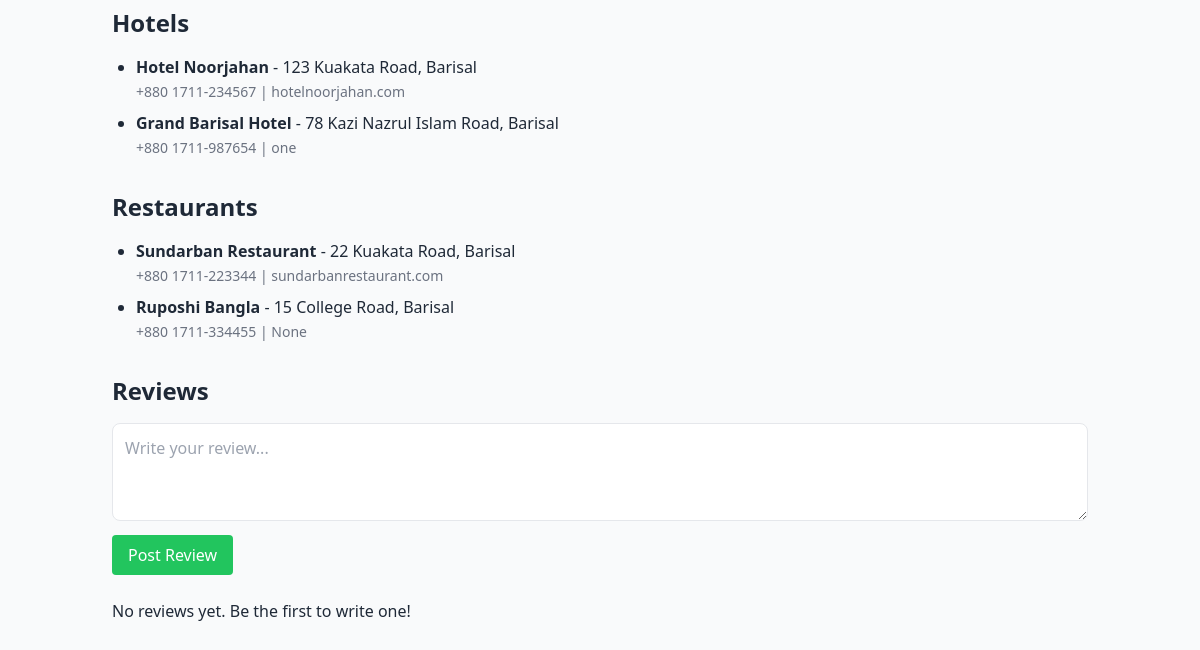
Page /cities/1/ (lower part) on the earlier database version.
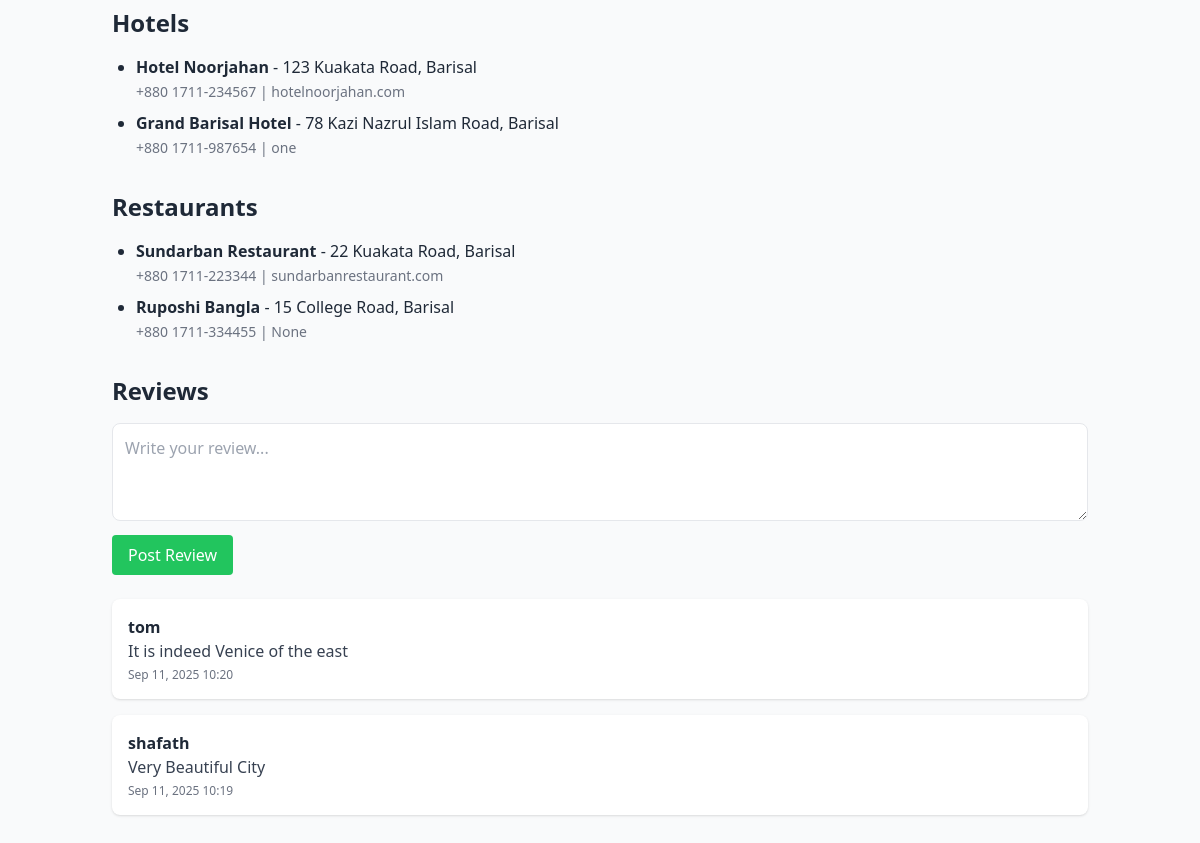
Same page on the later database version.
### destinations/models.py (models this page shows, shortened)
class Hotel(models.Model):
    city = models.ForeignKey('City', on_delete=models.CASCADE, related_name='hotels')
    name = models.CharField(max_length=200, blank=True, null=True)
    address = models.CharField(max_length=300, blank=True, null=True)
    phone = models.CharField(max_length=50, blank=True, null=True)
    website = models.CharField(max_length=200, blank=True, null=True)

class Restaurant(models.Model):
    city = models.ForeignKey('City', on_delete=models.CASCADE, related_name='restaurants')
    name = models.CharField(max_length=200, blank=True, null=True)
    address = models.CharField(max_length=300, blank=True, null=True)
    phone = models.CharField(max_length=50, blank=True, null=True)
    website = models.CharField(max_length=200, blank=True, null=True)

class Review(models.Model):
    city = models.ForeignKey(City, related_name="reviews", on_delete=models.CASCADE)
    user = models.ForeignKey(User, on_delete=models.CASCADE)
    text = models.TextField()
    created_at = models.DateTimeField(auto_now_add=True)

### destinations/views.py (the view, shortened to what this page needs)
# urls.py: path('cities/<int:id>/', views.city_detail, name='city_detail'),
def city_detail(request, id):
    city = get_object_or_404(City, pk=id)
    reviews = city.reviews.all().order_by('-created_at')
    return render(request, 'city_detail.html', {
        'city': city,
        'reviews': reviews
    })

### destinations/templates/city_detail.html (shortened to what this page needs)
{% load static %}
<!DOCTYPE html>
<html lang="en">
<head>
  <script src="https://cdn.tailwindcss.com"></script>
</head>
<body class="bg-gray-50 min-h-screen font-sans text-gray-800">
  <div class="container mx-auto px-6 py-24">
    <h2 class="text-2xl font-semibold mb-4">Hotels</h2>
    <ul class="list-disc pl-6 mb-8">
      {% for hotel in city.hotels.all %}
        <li class="mb-2">
          <span class="font-semibold">{{ hotel.name }}</span> - {{ hotel.address }} <br>
          <span class="text-sm text-gray-500">{{ hotel.phone }} | {{ hotel.website }}</span>
        </li>
      {% empty %}
        <p>No hotels available yet.</p>
      {% endfor %}
    </ul>
    <h2 class="text-2xl font-semibold mb-4">Restaurants</h2>
    <ul class="list-disc pl-6 mb-8">
      {% for restaurant in city.restaurants.all %}
        <li class="mb-2">
          <span class="font-semibold">{{ restaurant.name }}</span> - {{ restaurant.address }} <br>
          <span class="text-sm text-gray-500">{{ restaurant.phone }} | {{ restaurant.website }}</span>
        </li>
      {% empty %}
        <p>No restaurants available yet.</p>
      {% endfor %}
    </ul>
    <h2 class="text-2xl font-semibold mb-4">Reviews</h2>
    <form method="POST" class="mb-6">
      <textarea name="text" rows="3" placeholder="Write your review..." class="w-full p-3 border rounded-lg mb-2"></textarea>
      <button type="submit" class="px-4 py-2 bg-green-500 text-white rounded hover:bg-green-600 transition">
        Post Review
      </button>
    </form>
    <div class="space-y-4">
      {% for review in reviews %}
        <div class="bg-white shadow p-4 rounded-lg">
          <p class="font-semibold">{{ review.user.username }}</p>
          <p class="text-gray-700">{{ review.text }}</p>
          <p class="text-xs text-gray-500 mt-1">{{ review.created_at|date:"M d, Y H:i" }}</p>
        </div>
      {% empty %}
        <p>No reviews yet. Be the first to write one!</p>
      {% endfor %}
    </div>
  </div>
</body>
</html>

Differences in the rows shown:
added Review: user.username "tom", text "It is indeed Venice of the east", created_at "Sep 11, 2025 10:20"
added Review: user.username "shafath", text "Very Beautiful City", created_at "Sep 11, 2025 10:19"
Other differences:
text no longer shown: "No reviews yet. Be the first to write one!"
